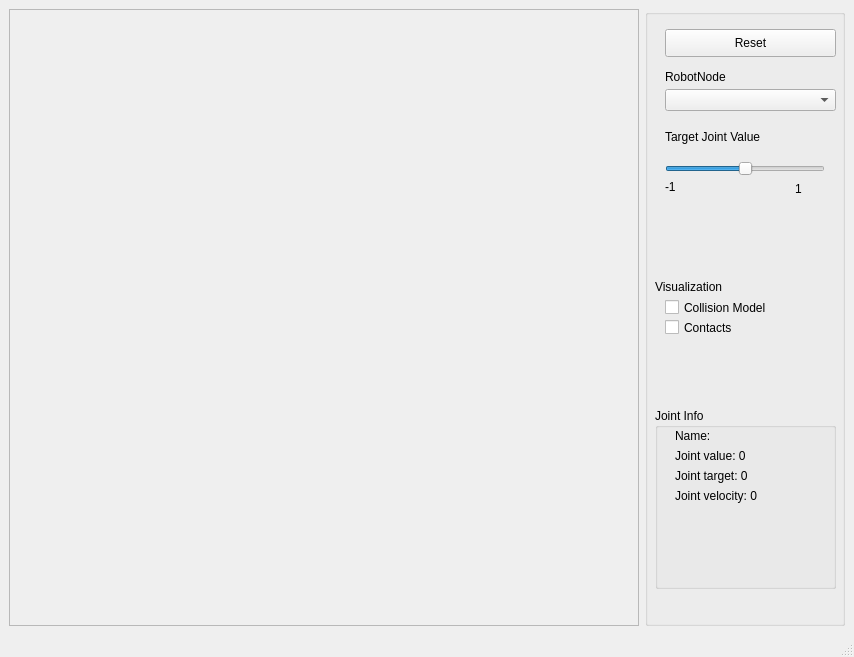
<?xml version="1.0" encoding="UTF-8"?>
<ui version="4.0">
 <class>MainWindowBulletViewer</class>
 <widget class="QMainWindow" name="MainWindowBulletViewer">
  <property name="geometry">
   <rect>
    <x>0</x>
    <y>0</y>
    <width>854</width>
    <height>657</height>
   </rect>
  </property>
  <property name="windowTitle">
   <string>Simox SimDynamics Viewer</string>
  </property>
  <widget class="QWidget" name="centralwidget">
   <layout class="QGridLayout" name="gridLayout">
    <item row="0" column="0">
     <widget class="QFrame" name="frameViewer">
      <property name="frameShape">
       <enum>QFrame::StyledPanel</enum>
      </property>
      <property name="frameShadow">
       <enum>QFrame::Raised</enum>
      </property>
     </widget>
    </item>
    <item row="0" column="1">
     <widget class="QGroupBox" name="groupBox">
      <property name="maximumSize">
       <size>
        <width>200</width>
        <height>16777215</height>
       </size>
      </property>
      <property name="title">
       <string/>
      </property>
      <widget class="QPushButton" name="pushButtonReset">
       <property name="geometry">
        <rect>
         <x>20</x>
         <y>20</y>
         <width>171</width>
         <height>28</height>
        </rect>
       </property>
       <property name="text">
        <string>Reset</string>
       </property>
      </widget>
      <widget class="QLabel" name="label_10">
       <property name="geometry">
        <rect>
         <x>10</x>
         <y>270</y>
         <width>81</width>
         <height>16</height>
        </rect>
       </property>
       <property name="text">
        <string>Visualization</string>
       </property>
      </widget>
      <widget class="QCheckBox" name="checkBoxColModel">
       <property name="geometry">
        <rect>
         <x>20</x>
         <y>290</y>
         <width>141</width>
         <height>17</height>
        </rect>
       </property>
       <property name="text">
        <string>Collision Model</string>
       </property>
      </widget>
      <widget class="QGroupBox" name="groupBox_2">
       <property name="geometry">
        <rect>
         <x>10</x>
         <y>399</y>
         <width>181</width>
         <height>181</height>
        </rect>
       </property>
       <property name="title">
        <string>Joint Info</string>
       </property>
       <widget class="QLabel" name="label_RNTarget">
        <property name="geometry">
         <rect>
          <x>20</x>
          <y>60</y>
          <width>151</width>
          <height>16</height>
         </rect>
        </property>
        <property name="text">
         <string>Joint target: 0</string>
        </property>
       </widget>
       <widget class="QLabel" name="label_RNVelocity">
        <property name="geometry">
         <rect>
          <x>20</x>
          <y>80</y>
          <width>151</width>
          <height>16</height>
         </rect>
        </property>
        <property name="text">
         <string>Joint velocity: 0</string>
        </property>
       </widget>
       <widget class="QLabel" name="label_RNValue">
        <property name="geometry">
         <rect>
          <x>20</x>
          <y>40</y>
          <width>151</width>
          <height>16</height>
         </rect>
        </property>
        <property name="text">
         <string>Joint value: 0</string>
        </property>
       </widget>
       <widget class="QLabel" name="label_RNName">
        <property name="geometry">
         <rect>
          <x>20</x>
          <y>20</y>
          <width>151</width>
          <height>16</height>
         </rect>
        </property>
        <property name="text">
         <string>Name: &lt;not set&gt;</string>
        </property>
       </widget>
      </widget>
      <widget class="QComboBox" name="comboBoxRobotNode">
       <property name="geometry">
        <rect>
         <x>20</x>
         <y>80</y>
         <width>171</width>
         <height>22</height>
        </rect>
       </property>
      </widget>
      <widget class="QLabel" name="label_7">
       <property name="geometry">
        <rect>
         <x>20</x>
         <y>60</y>
         <width>131</width>
         <height>16</height>
        </rect>
       </property>
       <property name="text">
        <string>RobotNode</string>
       </property>
      </widget>
      <widget class="QSlider" name="horizontalSliderTarget">
       <property name="geometry">
        <rect>
         <x>20</x>
         <y>150</y>
         <width>160</width>
         <height>19</height>
        </rect>
       </property>
       <property name="minimum">
        <number>-100</number>
       </property>
       <property name="maximum">
        <number>100</number>
       </property>
       <property name="orientation">
        <enum>Qt::Horizontal</enum>
       </property>
      </widget>
      <widget class="QLabel" name="label_8">
       <property name="geometry">
        <rect>
         <x>20</x>
         <y>120</y>
         <width>131</width>
         <height>16</height>
        </rect>
       </property>
       <property name="text">
        <string>Target Joint Value</string>
       </property>
      </widget>
      <widget class="QLabel" name="label_TargetMin">
       <property name="geometry">
        <rect>
         <x>20</x>
         <y>170</y>
         <width>41</width>
         <height>16</height>
        </rect>
       </property>
       <property name="text">
        <string>-1</string>
       </property>
      </widget>
      <widget class="QLabel" name="label_TargetMax">
       <property name="geometry">
        <rect>
         <x>150</x>
         <y>170</y>
         <width>31</width>
         <height>20</height>
        </rect>
       </property>
       <property name="layoutDirection">
        <enum>Qt::RightToLeft</enum>
       </property>
       <property name="text">
        <string>1</string>
       </property>
      </widget>
      <widget class="QCheckBox" name="checkBoxContacts">
       <property name="geometry">
        <rect>
         <x>20</x>
         <y>310</y>
         <width>141</width>
         <height>17</height>
        </rect>
       </property>
       <property name="text">
        <string>Contacts</string>
       </property>
      </widget>
     </widget>
    </item>
   </layout>
  </widget>
  <widget class="QMenuBar" name="menubar">
   <property name="geometry">
    <rect>
     <x>0</x>
     <y>0</y>
     <width>854</width>
     <height>21</height>
    </rect>
   </property>
  </widget>
  <widget class="QStatusBar" name="statusbar"/>
 </widget>
 <resources/>
 <connections/>
</ui>
